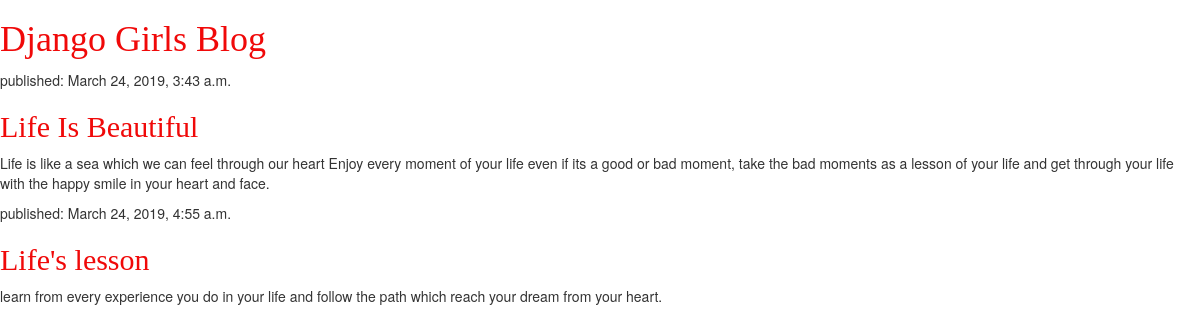
The page / on the database its author committed.
### blog/models.py (models this page shows, shortened)
class Post(models.Model):
    author = models.ForeignKey(settings.AUTH_USER_MODEL, on_delete=models.CASCADE)
    title = models.CharField(max_length=200)
    text = models.TextField()
    created_date = models.DateTimeField(default=timezone.now)
    published_date = models.DateTimeField(blank=True, null=True)

### blog/views.py (the view)
# urls.py: path('', views.post_list, name='post_list'),
def post_list(request):
    posts = Post.objects.filter(published_date__lte=timezone.now()).order_by('published_date')
    return render(request, 'blog/post_list.html', {'posts': posts})

### blog/templates/blog/post_list.html (shortened to what this page needs)
{% load static %}
<html>
    <head>
            <link rel="stylesheet" href="//maxcdn.bootstrapcdn.com/bootstrap/3.2.0/css/bootstrap.min.css">
            <link rel="stylesheet" href="//maxcdn.bootstrapcdn.com/bootstrap/3.2.0/css/bootstrap-theme.min.css">
       <link rel="stylesheet" href="{% static 'css/blog.css' %}">
    </head>
    <body>
        <div>
            <h1><a href="/">Django Girls Blog</a></h1>
        </div>
{% for post in posts %}
    <div>
       <p>published: {{ post.published_date }}</p>
        <h2><a href="">{{ post.title }}</a></h2>
        <p>{{ post.text|linebreaksbr }}</p>
    </div>
        {% endfor %}
    </body>
</html>

### blog/static/css/blog.css (style rules this page uses)
h1, h2, h3, h4 { font-family: 'Lobster', cursive; }
h1 a, h2 a { color: rgb(240, 9, 9); font-family: 'Lobster'; }

### rows shown on the page
Post: published_date "March 24, 2019, 3:43 a.m.", title "Life Is Beautiful", text "Life is like a sea which we can feel through our heart Enjoy every moment of your life even if its a good or bad moment, take the bad moments as a lesson of your life and get through your life with the happy smile in your heart and face."
Post: published_date "March 24, 2019, 4:55 a.m.", title "Life's lesson", text "learn from every experience you do in your life and follow the path which reach your dream from your heart."
